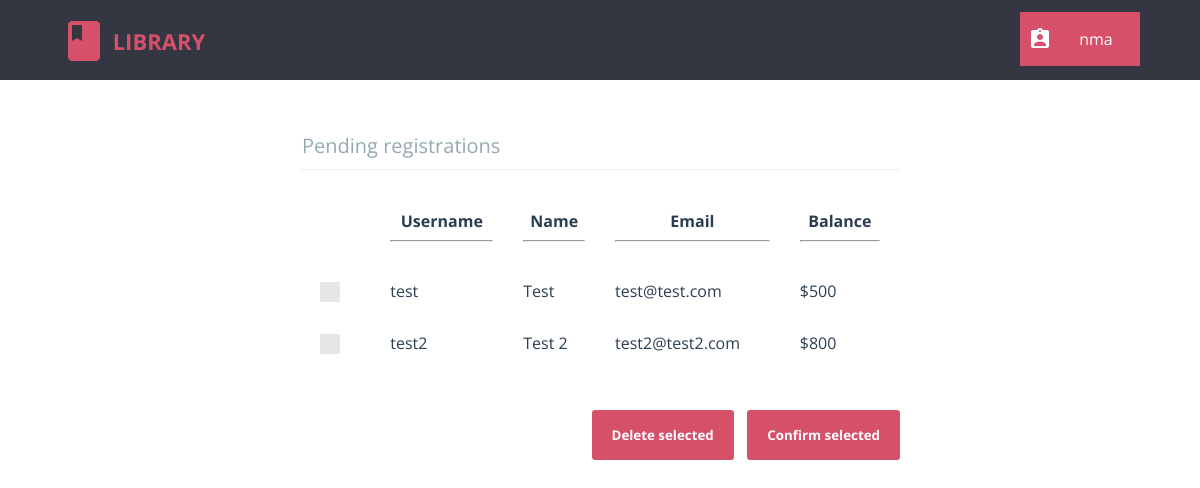
Screenshot of /librarian/pending_registrations.php (signed in) with the database file from the repository.
### tables this page shows
CREATE TABLE `pending_registrations` (
  `username` varchar(20) NOT NULL,
  `password` char(40) NOT NULL,
  `name` varchar(80) NOT NULL,
  `email` varchar(80) NOT NULL,
  `balance` int(4) NOT NULL,
  `time` timestamp NOT NULL DEFAULT CURRENT_TIMESTAMP
);

### librarian/pending_registrations.php (the view, shortened to what this page needs)
<?php
	require "../db_connect.php";
	require "header_librarian.php";
?>
<html>
	<head>
		<link rel="stylesheet" type="text/css" href="../css/global_styles.css">
		<link rel="stylesheet" type="text/css" href="../css/custom_checkbox_style.css">
		<link rel="stylesheet" type="text/css" href="css/pending_registrations_style.css">
	</head>
	<body>
		<?php
			$query = $con->prepare("SELECT username, name, email, balance FROM pending_registrations");
			$query->execute();
			$result = $query->get_result();
			$rows = mysqli_num_rows($result);
			if($rows == 0)
				echo "<h2 align='center'>No registrations pending</h2>";
			else
			{
				echo "<form class='cd-form' method='POST' action='#'>";
				echo "<legend>Pending registrations</legend>";
				echo "<table width='100%' cellpadding=10 cellspacing=10>
						<tr>
							<th></th>
							<th>Username<hr></th>
							<th>Name<hr></th>
							<th>Email<hr></th>
							<th>Balance<hr></th>
						</tr>";
				for($i=0; $i<$rows; $i++)
				{
					$row = mysqli_fetch_array($result);
					echo "<tr>";
					echo "<td>
							<label class='control control--checkbox'>
								<input type='checkbox' name='cb_".$i."' value='".$row[0]."' />
								<div class='control__indicator'></div>
							</label>
						</td>";
					for($j=0; $j<3; $j++)
						echo "<td>".$row[$j]."</td>";
					echo "<td>$".$row[$j]."</td>";
					echo "</tr>";
				}
				echo "</table><br /><br />";
				echo "<div style='float: right;'>";
				echo "<input type='submit' value='Delete selected' name='l_delete' />&nbsp;&nbsp;&nbsp;&nbsp;";
				echo "<input type='submit' value='Confirm selected' name='l_confirm' />";
				echo "</div>";
				echo "</form>";
			}
		?>
	</body>
</html>

### librarian/css/header_librarian_style.css (style rules this page uses)
html * { -webkit-font-smoothing: antialiased; -moz-osx-font-smoothing: grayscale; }
*, *:after, *:before { -webkit-box-sizing: border-box; -moz-box-sizing: border-box; box-sizing: border-box; }
body { font-size: 100%; font-family: "Open Sans", sans-serif; background-color: white; margin: 0; }

### css/global_styles.css (style rules this page uses)
*, *::after, *::before { -webkit-box-sizing: border-box; -moz-box-sizing: border-box; box-sizing: border-box; }
html { font-size: 62.5%; }
body { font-size: 1.8rem; font-family: "Open Sans", sans-serif; color: #2b3e51; background-color: #ffffff; }

### css/custom_checkbox_style.css (style rules this page uses)
.control { font-size: 18px; position: relative; display: block; margin-bottom: 15px; padding-left: 30px; cursor: pointer; }
.control__indicator { position: absolute; top: -2px; left: 0; width: 20px; height: 20px; background: #e6e6e6; }
.control__indicator:after { position: absolute; display: none; content: ''; }
.control--checkbox .control__indicator:after { top: 4px; left: 8px; width: 5px; height: 10px; transform: rotate(45deg); border: solid #fff; border-width: 0 2px 2px 0; }

### librarian/css/pending_registrations_style.css (style rules this page uses)
.cd-form { width: 90%; max-width: 600px; margin: 4em auto; font-size: 1.3rem; color: #94aab0; margin-bottom: 10px; display: block; }
.cd-form::after { clear: both; content: ""; display: table; }
.cd-form legend { padding-bottom: 10px; margin-bottom: 20px; font-size: 2rem; border-bottom: 1px solid #ecf0f1; }
.cd-form legend { display: block; width: 100%; -webkit-appearance: none; -moz-appearance: none; -ms-appearance: none; -o-appearance: none; appearance: none; }
.cd-form input[type="submit"] { border: none; background: #d75069; border-radius: .25em; padding: 16px 20px; color: #ffffff; font-weight: bold; font-family: "Open Sans", sans-serif; cursor: pointer; -webkit-font-smoothing: antialiased; -moz-osx-font-smoothing: grayscale; -webkit-appearance: none; -moz-appearance: none; -ms-appearance: none; -o-appearance: none; appearance: none; }

### rows the page displays
pending_registrations: username "test", name "Test", email "test@test.com", balance "500"
pending_registrations: username "test2", name "Test 2", email "test2@test2.com", balance "800"

### other values shown
$_SESSION['username'] "nma"
